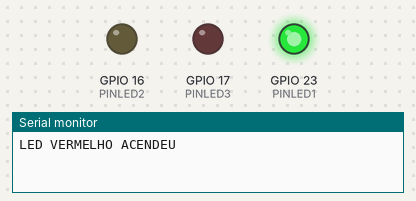
The program below on a simulated ESP32. On the bench: output pins drawn as LEDs (lit = HIGH), the last lines printed to the serial monitor.

Above: at 1.5 s.
At 3.5 s:
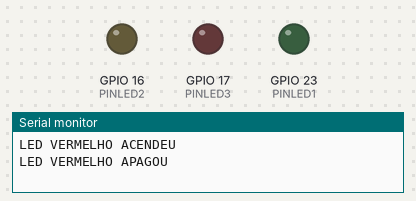
At 4.5 s:
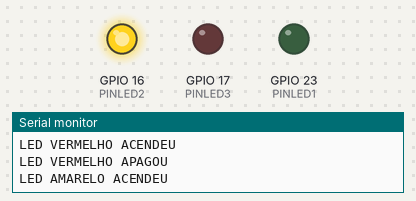
At 7.0 s:
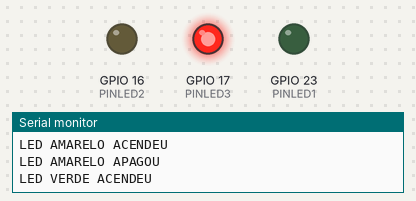
Timing chart, 0 to 11.7 s (numbered marks = the images above):
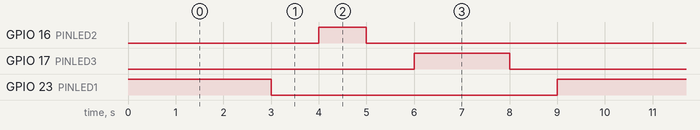

Measured:
- by itself, GPIO 16 (PINLED2): alternates HIGH for 1.0 s and LOW for 8.0 s
- by itself, GPIO 17 (PINLED3): alternates HIGH for 2.0 s and LOW for 7.0 s
- by itself, GPIO 23 (PINLED1): alternates HIGH for 3.0 s and LOW for 6.0 s

The program:

main.cpp
```cpp
#include <Arduino.h>

#define PINLED1 23
#define PINLED2 16
#define PINLED3 17


void setup() {
  // put your setup code here, to run once:
  Serial.begin(115200);
  pinMode(PINLED1, OUTPUT);
  pinMode(PINLED2, OUTPUT);
  pinMode(PINLED3, OUTPUT);
}

void loop() {
  // put your main code here, to run repeatedly:

  digitalWrite(PINLED1, HIGH);
  Serial.println("LED VERMELHO ACENDEU");
  delay(3000);
  digitalWrite(PINLED1, LOW);
  Serial.println("LED VERMELHO APAGOU");
  delay(1000);

  digitalWrite(PINLED2, HIGH);
  Serial.println("LED AMARELO ACENDEU");
  delay(1000);
  digitalWrite(PINLED2, LOW);
  Serial.println("LED AMARELO APAGOU");
  delay(1000);

  digitalWrite(PINLED3, HIGH);
  Serial.println("LED VERDE ACENDEU");
  delay(2000);
  digitalWrite(PINLED3, LOW);
  Serial.println("LED VERDE APAGOU");
  delay(1000);
}
```
